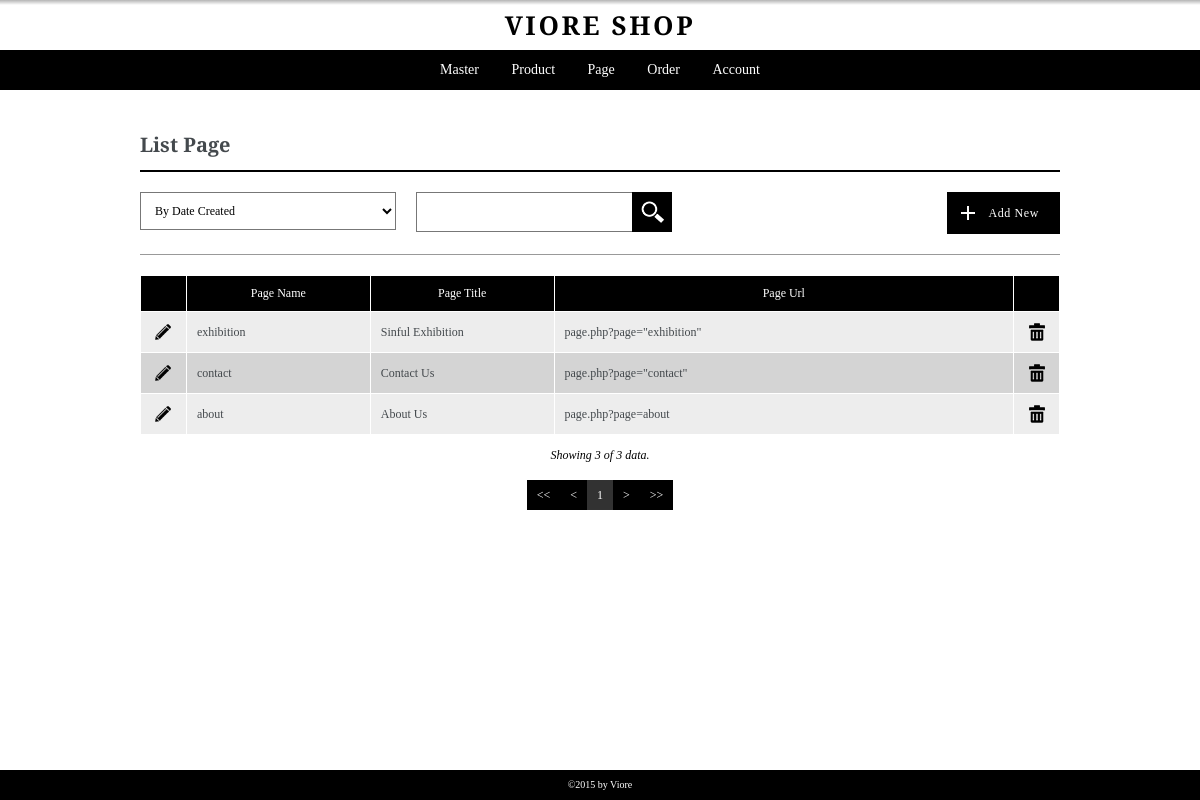
Page /admin/pages/listpage.php (signed in) on the committed database.
### tables this page shows
CREATE TABLE `page` (
  `id_page` int(5) NOT NULL,
  `page_type` int(2) NOT NULL,
  `page_name` varchar(256) NOT NULL,
  `page_title` varchar(256) NOT NULL,
  `page_url` varchar(256) NOT NULL,
  `page_content` text NOT NULL,
  `user_create` int(5) NOT NULL,
  `user_edit` int(5) NOT NULL,
  `date_created` datetime NOT NULL,
  `date_edited` datetime NOT NULL,
  `active` int(1) NOT NULL
);

### admin/pages/getfieldname.php (called while the page is built, shortened)
<?php
if((substr($pagecall,0,4)=="edit")||(substr($pagecall,0,4)=="list")){
	$tabel = substr($pagecall, 4);
}
else {
	$tabel = substr($pagecall, 3);
}
$pageedit = "add".$tabel;
?>

### admin/pages/listpage.php (the view, shortened to what this page needs)
<?php
	include "header.php";
	$pagecall = "listpage";
	include "controller.php";
	include "getfieldname.php";
?>
<div class="container">
	<div class="content list listpage">
		<h3><?php echo ucwords("List ".$tabel); ?></h3>
		<?php
			include ("../pages/filter-box.php");
		?>
		<div class="data-table">
			<table border="1" cellpadding="0" cellspacing="0" width="100%">
				<colgroup>
					<col width="5%">
					<col width="20%">
					<col width="20%">
					<col width="">
					<col width="5%">
				</colgroup>
				<thead>
					<tr>
						<th>&nbsp;</th>
						<th>Page Name</th>
						<th>Page Title</th>
						<th>Page Url</th>
						<th>&nbsp;</th>
					</tr>
				</thead>
				<tbody>
					<?php
					$batas=20;
					if (empty($halaman))
					{
						$posisi=0;
					}
					else
					{
						$posisi=($halaman-1)*$batas;
					}
					$sql = "SELECT * FROM page ";
					if(isset($_GET['discard'])){
						$sql .= "WHERE active=0 ";
					}
					else{
						$sql .= "WHERE active=1 ";
					}
					if ((isset($_POST['sortingchoice'])) AND ($_POST['sortingchoice']!="all"))
					{
						$sorting_opt = explode(":", $_POST['sortingchoice']);
						$sql .= "ORDER BY ".$sorting_opt[0]." ".$sorting_opt[1]." ";
					}
					else{
						$sql .= "ORDER BY date_created DESC ";
					}
					$sqlp = $sql."LIMIT $posisi,$batas";
					$result = mysql_query($sqlp);
					while ($row=mysql_fetch_array($result))
					{
						echo '<tr>';
						echo '	<td align="center">
									<a href="'.$pageedit.'.php?act=chg&id='.$row["id_page"].'" class="link-opt"><img src="../images/icon-pencil.png" alt="Edit" title="Edit"></a>
								</td>
						';
						echo '	<td align="left">'.$row['page_name'].'</td>';
						echo '	<td align="left">'.$row['page_title'].'</td>';
						echo '	<td align="left">'.$row['page_url'].'</td>';
						if(isset($_GET['discard'])){
							echo '	<td align="center">
									<a href="activate.php?id='.$row["id_page"].'&pageorigin='.$pagecall.'" class="link-opt"><img src="../images/greenbutton.png" alt="Activate" title="Activate"></a>
								</td>
							';
						}
						else{
							echo '	<td align="center">
									<a href="deactive.php?id='.$row["id_page"].'&pageorigin='.$pagecall.'" class="link-opt"><img src="../images/icon-trash.png" alt="Delete" title="Delete"></a>
								</td>
							';
						}
						echo '</tr>';
					}
					?>
				</tbody>
			</table>
		</div>
		<div class="data-show">
			<?php
				$jumlah = mysql_num_rows($result);
				$showing = $batas;
				if ($jumlah<$batas){$showing=$jumlah;}
				echo '<p>Showing '.$showing.' of '.$jumlah.' data.</p>';
			?>
		</div>
		<?php
		include ("../modules/paging.php");
		?>
	</div>
</div>
<?php
	include "footer.php";
?>

### admin/css/baseline.css (style rules this page uses)
body { font-family: 'Arvo', serif; font-size: 10px; line-height: 20px; color: #44494d; }
h1, h2, h3, h4, h5, h6 { font-weight: bold; }
h3 { font-size: 20px; line-height: 30px; }
a { text-decoration: none; }
a, a:visited { line-height: 20px; font-size: 12px; }
p { font-size: 14px; line-height: 20px; }
table { border: 1px solid #ffffff; font-size: 12px; }
table tr th, table tr td { padding: 10px; }
table tr th { text-align: center; background: #000; color: #fff; }
table tr td { background: #d4d4d4; }
table tr:nth-child(2n+1) td { background: #ededed; }

### admin/css/layout.css (style rules this page uses)
*, *:before, *:after { -moz-box-sizing: border-box; -webkit-box-sizing: border-box; box-sizing: border-box; }
body { background: #FFFFFF; }
.container { padding: 20px; max-width: 960px; margin: auto; }

### admin/css/main.css (style rules this page uses)
.list { margin: 20px 0 50px; }
.list h3, .detail h3 { margin-bottom: 20px; padding-bottom: 10px; border-bottom: 2px solid #000; }
.data-table { margin-bottom: 10px; }
.data-table tr td a, .data-table tr td a:visited { color: #44494d; }
.data-show { margin-bottom: 15px; text-align: center; }
.data-show p { font-size: 12px; line-height: 20px; color: #000000; font-style: italic; }
a.link-opt { display: inline-block; }

### rows in the picture
page: page_name "exhibition", page_title "Sinful Exhibition", page_url "page.php?page=\"exhibition\""
page: page_name "contact", page_title "Contact Us", page_url "page.php?page=\"contact\""
page: page_name "about", page_title "About Us", page_url "page.php?page=about"

### other values in the picture
$showing "3"
$jumlah "3"
$halaman "1"
